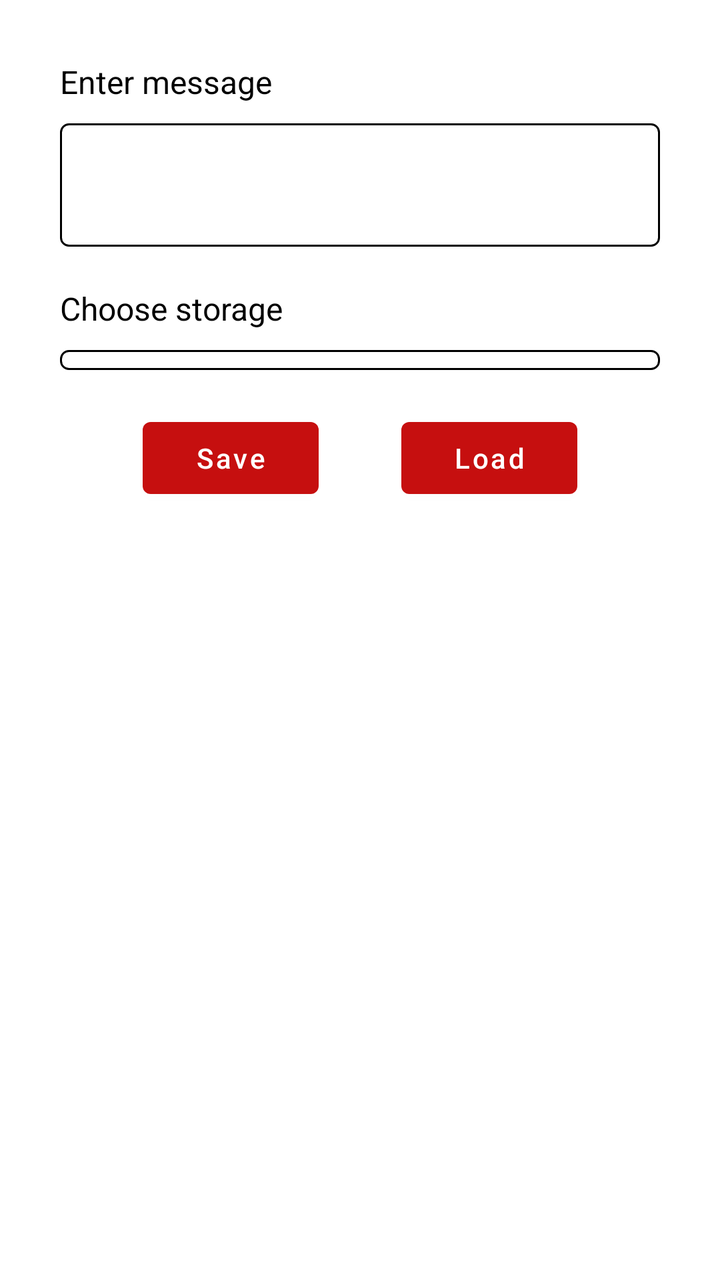
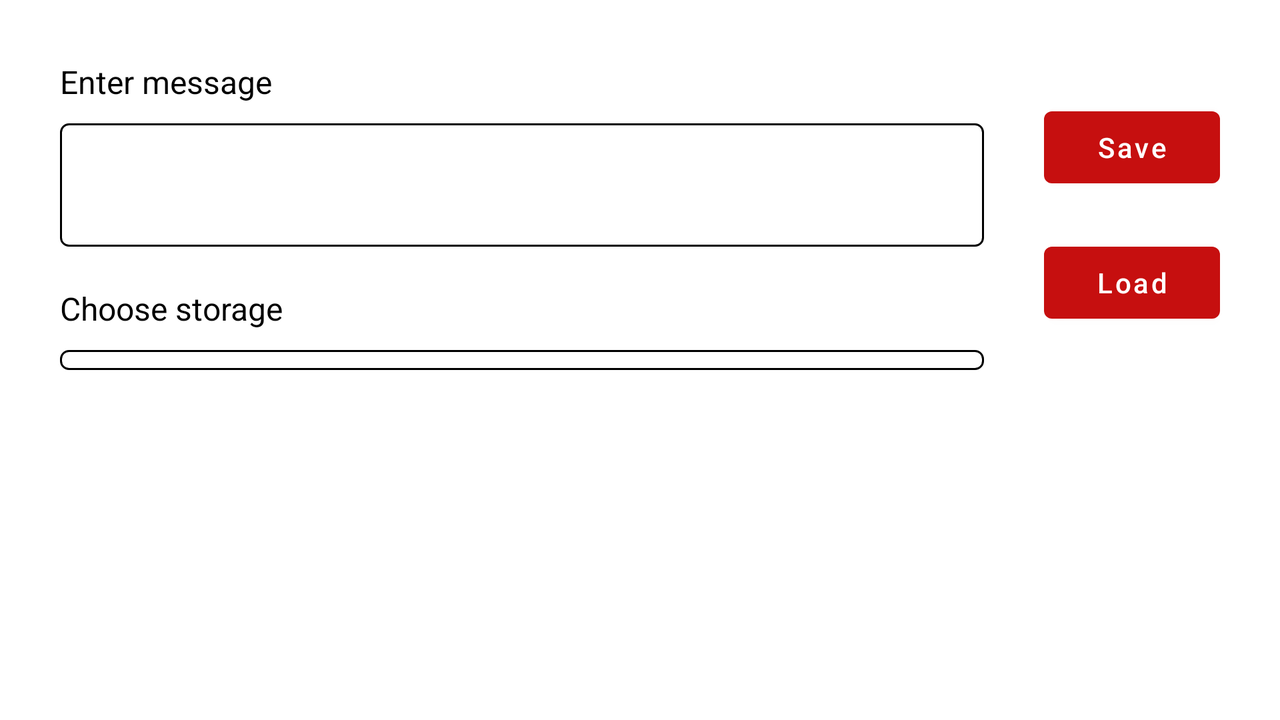

An Android layout and its configuration variant, each rendered on a device that would load it. The default file and the variant file are quoted in full after the pictures.
<!-- AndroidManifest.xml: application theme Theme.SocialNetworkUi -->
<!-- res/layout/fragment_message.xml -->
<?xml version="1.0" encoding="utf-8"?>
<androidx.constraintlayout.widget.ConstraintLayout xmlns:android="http://schemas.android.com/apk/res/android"
    xmlns:app="http://schemas.android.com/apk/res-auto"
    android:padding="@dimen/dimen_30dp"
    android:layout_width="match_parent"
    android:layout_height="match_parent">

    <TextView
        android:id="@+id/messageEditTextHint"
        android:layout_width="wrap_content"
        android:layout_height="wrap_content"
        android:textSize="@dimen/dimen_16sp"
        android:textColor="@color/black"
        android:text="@string/edittext_hint"
        app:layout_constraintHorizontal_bias="0"
        app:layout_constraintTop_toTopOf="parent"
        app:layout_constraintStart_toStartOf="parent"
        app:layout_constraintEnd_toEndOf="parent" />

    <EditText
        android:id="@+id/messageEditText"
        android:layout_width="match_parent"
        android:layout_height="wrap_content"
        android:inputType="text"
        android:paddingStart="@dimen/dimen_10dp"
        android:paddingTop="@dimen/dimen_20dp"
        android:paddingEnd="@dimen/dimen_10dp"
        android:paddingBottom="@dimen/dimen_20dp"
        android:textSize="@dimen/dimen_16sp"
        android:layout_marginTop="@dimen/dimen_10dp"
        app:layout_constraintEnd_toEndOf="parent"
        app:layout_constraintStart_toStartOf="parent"
        app:layout_constraintTop_toBottomOf="@+id/messageEditTextHint"
        style="@style/text_layouts" />

    <TextView
        android:id="@+id/spinnerHint"
        android:layout_width="wrap_content"
        android:layout_height="wrap_content"
        android:textSize="@dimen/dimen_16sp"
        android:textColor="@color/black"
        android:text="@string/spinner_hint"
        android:layout_marginTop="@dimen/dimen_20dp"
        app:layout_constraintHorizontal_bias="0"
        app:layout_constraintEnd_toEndOf="parent"
        app:layout_constraintStart_toStartOf="parent"
        app:layout_constraintTop_toBottomOf="@+id/messageEditText" />

    <Spinner
        android:id="@+id/spinner"
        android:layout_width="match_parent"
        android:layout_height="wrap_content"
        android:hint="@string/spinner_hint"
        android:padding="@dimen/dimen_5dp"
        android:layout_marginTop="@dimen/dimen_10dp"
        app:layout_constraintEnd_toEndOf="parent"
        app:layout_constraintStart_toStartOf="parent"
        app:layout_constraintTop_toBottomOf="@+id/spinnerHint"
        style="@style/text_layouts" />

    <Button
        android:id="@+id/saveButton"
        android:layout_width="wrap_content"
        android:layout_height="wrap_content"
        android:text="@string/save_btn_text"
        android:layout_marginTop="@dimen/dimen_20dp"
        android:textAllCaps="false"
        app:layout_constraintEnd_toStartOf="@+id/loadButton"
        app:layout_constraintStart_toStartOf="@+id/spinner"
        app:layout_constraintTop_toBottomOf="@+id/spinner" />

    <Button
        android:id="@+id/loadButton"
        android:layout_width="wrap_content"
        android:layout_height="wrap_content"
        android:text="@string/load_btn_text"
        android:textAllCaps="false"
        app:layout_constraintBottom_toBottomOf="@id/saveButton"
        app:layout_constraintStart_toEndOf="@id/saveButton"
        app:layout_constraintEnd_toEndOf="@id/spinner"
        app:layout_constraintTop_toTopOf="@id/saveButton" />

</androidx.constraintlayout.widget.ConstraintLayout>
<!-- resources referenced by this layout -->
<resources>
  <color name="black">#FF000000</color>
  <dimen name="dimen_10dp">10dp</dimen>
  <dimen name="dimen_16sp">16sp</dimen>
  <dimen name="dimen_20dp">20dp</dimen>
  <dimen name="dimen_30dp">30dp</dimen>
  <dimen name="dimen_5dp">5dp</dimen>
  <string name="edittext_hint">Enter message</string>
  <string name="load_btn_text">Load</string>
  <string name="save_btn_text">Save</string>
  <string name="spinner_hint">Choose storage</string>
  <style name="text_layouts" parent="Platform.Widget.AppCompat.Spinner">
          <item name="android:background">@drawable/gradient_spinner</item>
          <item name="android:popupBackground">#DFFFFFFF</item>
      </style>
  <style name="Theme.SocialNetworkUi" parent="Theme.MaterialComponents.DayNight.DarkActionBar">
          
          <item name="colorPrimary">@color/colorPrimary</item>
          <item name="colorPrimaryVariant">@color/colorPrimaryVariant</item>
          <item name="colorOnPrimary">@color/white</item>
          
          <item name="colorSecondary">@color/teal_200</item>
          <item name="colorSecondaryVariant">@color/teal_700</item>
          <item name="colorOnSecondary">@color/black</item>
          
          <item name="android:statusBarColor" tools:targetApi="l">?attr/colorPrimaryVariant</item>
          
      </style>
  <!-- drawable gradient_spinner (drawable) -->
  <?xml version="1.0" encoding="utf-8"?>
  <selector xmlns:android="http://schemas.android.com/apk/res/android">
      <item><layer-list>
          <item><shape>
              <stroke android:width="1dp" android:color="#000000" />
              <corners android:radius="4dp" />
              <padding android:bottom="3dp" android:left="3dp" android:right="3dp" android:top="3dp" />
          </shape></item>
      </layer-list></item>
  </selector>
  <color name="colorPrimary">#C60F0F</color>
  <color name="colorPrimaryVariant">#670000</color>
  <color name="white">#FFFFFFFF</color>
  <color name="teal_200">#FF03DAC5</color>
  <color name="teal_700">#FF018786</color>
</resources>
<!-- res/layout-land/fragment_message.xml (the repository's variant of the layout above) -->
<!-- drawn on the phone turned sideways -->
<?xml version="1.0" encoding="utf-8"?>
<androidx.constraintlayout.widget.ConstraintLayout xmlns:android="http://schemas.android.com/apk/res/android"
    xmlns:app="http://schemas.android.com/apk/res-auto"
    android:padding="@dimen/dimen_30dp"
    android:layout_width="match_parent"
    android:layout_height="match_parent">

    <TextView
        android:id="@+id/messageEditTextHint"
        android:layout_width="0dp"
        android:layout_height="wrap_content"
        android:textSize="@dimen/dimen_16sp"
        android:textColor="@color/black"
        android:text="@string/edittext_hint"
        android:layout_marginEnd="@dimen/dimen_30dp"
        app:layout_constraintHorizontal_bias="0"
        app:layout_constraintTop_toTopOf="parent"
        app:layout_constraintStart_toStartOf="parent"
        app:layout_constraintEnd_toStartOf="@+id/guideline" />

    <EditText
        android:id="@+id/messageEditText"
        style="@style/text_layouts"
        android:layout_width="0dp"
        android:layout_height="wrap_content"
        android:layout_marginTop="@dimen/dimen_10dp"
        android:layout_marginEnd="@dimen/dimen_30dp"
        android:inputType="text"
        android:paddingStart="@dimen/dimen_10dp"
        android:paddingTop="@dimen/dimen_20dp"
        android:paddingEnd="@dimen/dimen_10dp"
        android:paddingBottom="@dimen/dimen_20dp"
        android:textSize="@dimen/dimen_16sp"
        app:layout_constraintEnd_toStartOf="@+id/guideline"
        app:layout_constraintStart_toStartOf="parent"
        app:layout_constraintTop_toBottomOf="@+id/messageEditTextHint" />

    <TextView
        android:id="@+id/spinnerHint"
        android:layout_width="0dp"
        android:layout_height="wrap_content"
        android:textSize="@dimen/dimen_16sp"
        android:textColor="@color/black"
        android:text="@string/spinner_hint"
        android:layout_marginTop="@dimen/dimen_20dp"
        android:layout_marginEnd="@dimen/dimen_30dp"
        app:layout_constraintHorizontal_bias="0"
        app:layout_constraintEnd_toStartOf="@+id/guideline"
        app:layout_constraintStart_toStartOf="parent"
        app:layout_constraintTop_toBottomOf="@+id/messageEditText" />

    <Spinner
        android:id="@+id/spinner"
        android:layout_width="0dp"
        android:layout_height="wrap_content"
        android:hint="@string/spinner_hint"
        android:padding="@dimen/dimen_5dp"
        android:layout_marginTop="@dimen/dimen_10dp"
        android:layout_marginEnd="@dimen/dimen_30dp"
        app:layout_constraintVertical_bias="0"
        app:layout_constraintEnd_toStartOf="@+id/guideline"
        app:layout_constraintStart_toStartOf="parent"
        app:layout_constraintTop_toBottomOf="@+id/spinnerHint"
        app:layout_constraintBottom_toBottomOf="parent"
        style="@style/text_layouts" />

    <androidx.constraintlayout.widget.Guideline
        android:id="@+id/guideline"
        android:orientation="vertical"
        android:layout_width="wrap_content"
        android:layout_height="wrap_content"
        app:layout_constraintEnd_toStartOf="@id/saveButton" />

    <Button
        android:id="@+id/saveButton"
        android:layout_width="wrap_content"
        android:layout_height="wrap_content"
        android:text="@string/save_btn_text"
        android:textAllCaps="false"
        app:layout_constraintBottom_toTopOf="@id/loadButton"
        app:layout_constraintEnd_toEndOf="parent"
        app:layout_constraintTop_toTopOf="@+id/messageEditTextHint" />

    <Button
        android:id="@+id/loadButton"
        android:layout_width="wrap_content"
        android:layout_height="wrap_content"
        android:text="@string/load_btn_text"
        android:textAllCaps="false"
        app:layout_constraintBottom_toBottomOf="@+id/spinner"
        app:layout_constraintEnd_toEndOf="parent"
        app:layout_constraintStart_toStartOf="@+id/saveButton"
        app:layout_constraintTop_toBottomOf="@id/saveButton" />

</androidx.constraintlayout.widget.ConstraintLayout>
